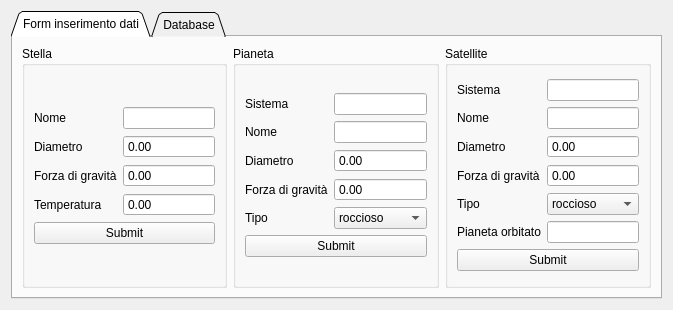
<?xml version="1.0" encoding="UTF-8"?>
<ui version="4.0">
 <class>Gui</class>
 <widget class="QWidget" name="Gui">
  <property name="geometry">
   <rect>
    <x>0</x>
    <y>0</y>
    <width>673</width>
    <height>310</height>
   </rect>
  </property>
  <property name="windowTitle">
   <string>Form</string>
  </property>
  <layout class="QGridLayout" name="gridLayout">
   <item row="0" column="0">
    <widget class="QTabWidget" name="tabWidget">
     <property name="toolTip">
      <string/>
     </property>
     <property name="tabShape">
      <enum>QTabWidget::Triangular</enum>
     </property>
     <property name="currentIndex">
      <number>0</number>
     </property>
     <widget class="QWidget" name="FormDati">
      <property name="toolTip">
       <string/>
      </property>
      <attribute name="title">
       <string>Form inserimento dati</string>
      </attribute>
      <layout class="QGridLayout" name="gridLayout_2">
       <item row="0" column="0">
        <layout class="QHBoxLayout" name="horizontalLayout">
         <item>
          <widget class="QGroupBox" name="gStella">
           <property name="title">
            <string>Stella</string>
           </property>
           <layout class="QGridLayout" name="gridLayout_3">
            <item row="0" column="0">
             <layout class="QVBoxLayout" name="verticalLayout">
              <property name="sizeConstraint">
               <enum>QLayout::SetDefaultConstraint</enum>
              </property>
              <item>
               <layout class="QGridLayout" name="gridLayout_6">
                <item row="0" column="0">
                 <widget class="QLabel" name="sNome">
                  <property name="text">
                   <string>Nome</string>
                  </property>
                 </widget>
                </item>
                <item row="1" column="0">
                 <widget class="QLabel" name="sDiametro">
                  <property name="text">
                   <string>Diametro</string>
                  </property>
                 </widget>
                </item>
                <item row="1" column="1">
                 <widget class="QDoubleSpinBox" name="sDiametroBox">
                  <property name="wrapping">
                   <bool>false</bool>
                  </property>
                  <property name="buttonSymbols">
                   <enum>QAbstractSpinBox::NoButtons</enum>
                  </property>
                  <property name="maximum">
                   <double>1000000.000000000000000</double>
                  </property>
                  <property name="singleStep">
                   <double>100.000000000000000</double>
                  </property>
                 </widget>
                </item>
                <item row="2" column="0">
                 <widget class="QLabel" name="sForza">
                  <property name="text">
                   <string>Forza di gravità</string>
                  </property>
                 </widget>
                </item>
                <item row="2" column="1">
                 <widget class="QDoubleSpinBox" name="sForzaBox">
                  <property name="buttonSymbols">
                   <enum>QAbstractSpinBox::NoButtons</enum>
                  </property>
                  <property name="maximum">
                   <double>1000000.000000000000000</double>
                  </property>
                  <property name="singleStep">
                   <double>100.000000000000000</double>
                  </property>
                 </widget>
                </item>
                <item row="3" column="0">
                 <widget class="QLabel" name="sTemperatura">
                  <property name="text">
                   <string>Temperatura</string>
                  </property>
                 </widget>
                </item>
                <item row="3" column="1">
                 <widget class="QDoubleSpinBox" name="sTemperaturaBox">
                  <property name="buttonSymbols">
                   <enum>QAbstractSpinBox::NoButtons</enum>
                  </property>
                  <property name="maximum">
                   <double>1000000.000000000000000</double>
                  </property>
                  <property name="singleStep">
                   <double>100.000000000000000</double>
                  </property>
                 </widget>
                </item>
                <item row="0" column="1">
                 <widget class="QLineEdit" name="sNomeBox">
                  <property name="text">
                   <string/>
                  </property>
                  <property name="clearButtonEnabled">
                   <bool>false</bool>
                  </property>
                 </widget>
                </item>
               </layout>
              </item>
              <item>
               <widget class="QPushButton" name="sSubmit">
                <property name="text">
                 <string>Submit</string>
                </property>
               </widget>
              </item>
             </layout>
            </item>
           </layout>
          </widget>
         </item>
         <item>
          <widget class="QGroupBox" name="gPianeta">
           <property name="title">
            <string>Pianeta</string>
           </property>
           <layout class="QGridLayout" name="gridLayout_4">
            <item row="0" column="0">
             <layout class="QVBoxLayout" name="verticalLayout_2">
              <item>
               <layout class="QGridLayout" name="gridLayout_7">
                <item row="4" column="1">
                 <widget class="QComboBox" name="pTipoBox">
                  <item>
                   <property name="text">
                    <string>roccioso</string>
                   </property>
                  </item>
                  <item>
                   <property name="text">
                    <string>gassoso</string>
                   </property>
                  </item>
                 </widget>
                </item>
                <item row="2" column="0">
                 <widget class="QLabel" name="pDiametro">
                  <property name="text">
                   <string>Diametro</string>
                  </property>
                 </widget>
                </item>
                <item row="3" column="0">
                 <widget class="QLabel" name="pForza">
                  <property name="text">
                   <string>Forza di gravità</string>
                  </property>
                 </widget>
                </item>
                <item row="2" column="1">
                 <widget class="QDoubleSpinBox" name="pDiametroBox">
                  <property name="buttonSymbols">
                   <enum>QAbstractSpinBox::NoButtons</enum>
                  </property>
                  <property name="maximum">
                   <double>1000000.000000000000000</double>
                  </property>
                  <property name="singleStep">
                   <double>100.000000000000000</double>
                  </property>
                 </widget>
                </item>
                <item row="3" column="1">
                 <widget class="QDoubleSpinBox" name="pForzaBox">
                  <property name="buttonSymbols">
                   <enum>QAbstractSpinBox::NoButtons</enum>
                  </property>
                  <property name="maximum">
                   <double>1000000.000000000000000</double>
                  </property>
                  <property name="singleStep">
                   <double>100.000000000000000</double>
                  </property>
                 </widget>
                </item>
                <item row="4" column="0">
                 <widget class="QLabel" name="pTipo">
                  <property name="text">
                   <string>Tipo</string>
                  </property>
                 </widget>
                </item>
                <item row="1" column="0">
                 <widget class="QLabel" name="pNome">
                  <property name="text">
                   <string>Nome</string>
                  </property>
                 </widget>
                </item>
                <item row="1" column="1">
                 <widget class="QLineEdit" name="pNomeBox"/>
                </item>
                <item row="0" column="0">
                 <widget class="QLabel" name="pSistema">
                  <property name="text">
                   <string>Sistema</string>
                  </property>
                 </widget>
                </item>
                <item row="0" column="1">
                 <widget class="QLineEdit" name="pSistemaBox"/>
                </item>
               </layout>
              </item>
              <item>
               <widget class="QPushButton" name="pSubmit">
                <property name="text">
                 <string>Submit</string>
                </property>
               </widget>
              </item>
             </layout>
            </item>
           </layout>
          </widget>
         </item>
         <item>
          <widget class="QGroupBox" name="gSatellite">
           <property name="title">
            <string>Satellite</string>
           </property>
           <layout class="QGridLayout" name="gridLayout_5">
            <item row="0" column="0">
             <layout class="QVBoxLayout" name="verticalLayout_3">
              <item>
               <layout class="QGridLayout" name="gridLayout_8">
                <item row="1" column="1">
                 <widget class="QLineEdit" name="saNomeBox"/>
                </item>
                <item row="5" column="1">
                 <widget class="QLineEdit" name="saOrbitatoBox"/>
                </item>
                <item row="1" column="0">
                 <widget class="QLabel" name="saNome">
                  <property name="text">
                   <string>Nome</string>
                  </property>
                 </widget>
                </item>
                <item row="3" column="1">
                 <widget class="QDoubleSpinBox" name="saForzaBox">
                  <property name="buttonSymbols">
                   <enum>QAbstractSpinBox::NoButtons</enum>
                  </property>
                  <property name="maximum">
                   <double>1000000.000000000000000</double>
                  </property>
                  <property name="singleStep">
                   <double>100.000000000000000</double>
                  </property>
                 </widget>
                </item>
                <item row="5" column="0">
                 <widget class="QLabel" name="saOrbitato">
                  <property name="text">
                   <string>Pianeta orbitato</string>
                  </property>
                 </widget>
                </item>
                <item row="2" column="0">
                 <widget class="QLabel" name="saDiametro">
                  <property name="text">
                   <string>Diametro</string>
                  </property>
                 </widget>
                </item>
                <item row="2" column="1">
                 <widget class="QDoubleSpinBox" name="saDiametroBox">
                  <property name="buttonSymbols">
                   <enum>QAbstractSpinBox::NoButtons</enum>
                  </property>
                  <property name="maximum">
                   <double>1000000.000000000000000</double>
                  </property>
                  <property name="singleStep">
                   <double>100.000000000000000</double>
                  </property>
                 </widget>
                </item>
                <item row="3" column="0">
                 <widget class="QLabel" name="saForza">
                  <property name="text">
                   <string>Forza di gravità</string>
                  </property>
                 </widget>
                </item>
                <item row="4" column="1">
                 <widget class="QComboBox" name="saTipoBox">
                  <item>
                   <property name="text">
                    <string>roccioso</string>
                   </property>
                  </item>
                  <item>
                   <property name="text">
                    <string>gassoso</string>
                   </property>
                  </item>
                 </widget>
                </item>
                <item row="4" column="0">
                 <widget class="QLabel" name="saTipo">
                  <property name="text">
                   <string>Tipo</string>
                  </property>
                 </widget>
                </item>
                <item row="0" column="0">
                 <widget class="QLabel" name="saSistema">
                  <property name="text">
                   <string>Sistema</string>
                  </property>
                 </widget>
                </item>
                <item row="0" column="1">
                 <widget class="QLineEdit" name="saSistemaBox"/>
                </item>
               </layout>
              </item>
              <item>
               <widget class="QPushButton" name="saSubmit">
                <property name="text">
                 <string>Submit</string>
                </property>
               </widget>
              </item>
             </layout>
            </item>
           </layout>
          </widget>
         </item>
        </layout>
       </item>
      </layout>
     </widget>
     <widget class="QWidget" name="Database">
      <attribute name="title">
       <string>Database</string>
      </attribute>
      <layout class="QGridLayout" name="gridLayout_9">
       <item row="1" column="0">
        <widget class="QTreeWidget" name="treeWidget">
         <column>
          <property name="text">
           <string>Corpo Celeste</string>
          </property>
         </column>
         <column>
          <property name="text">
           <string>Dato</string>
          </property>
         </column>
        </widget>
       </item>
      </layout>
     </widget>
    </widget>
   </item>
  </layout>
 </widget>
 <resources/>
 <connections/>
</ui>
